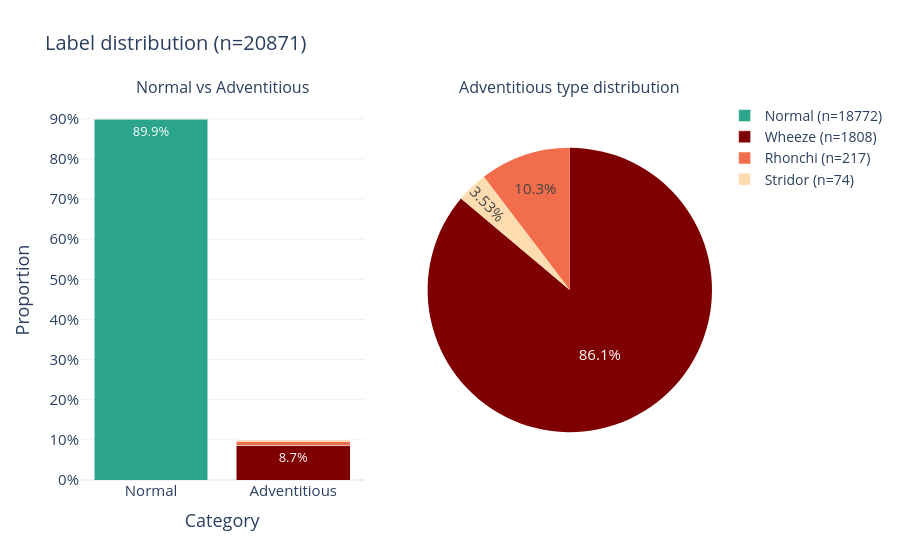

Source (notebook cell):
### Markdown cell above
### 3.2. Label distribution

### Code cell
# --- 1. Preparar datos ---
total_n = len(df)

counts = df.groupby(["category", "label"]).size().reset_index(name="count")
counts["proportion"] = counts["count"] / total_n

adv_counts = (
    df[df["label"] != "Normal"]["label"]
    .value_counts(normalize=True)
    .rename_axis("label")
    .reset_index(name="proportion")
)

adv_order = adv_counts.sort_values("proportion", ascending=False)["label"].tolist()
labels_order = ["Normal"] + adv_order

# --- 2. Paleta temática: verde-azulado para Normal, gradiente cálido (rojo->amarillo claro)
#     para adventicios, del más frecuente (más intenso) al menos frecuente (más claro) ---
n_adv = len(adv_order)
adv_colors = pc.sample_colorscale(
    "OrRd", [1 - 0.8 * (i / max(n_adv - 1, 1)) for i in range(n_adv)]
)
color_map = {"Normal": "#2CA58D"}
color_map.update({lab: c for lab, c in zip(adv_order, adv_colors)})

# --- 3. Crear figura ---
fig = make_subplots(
    rows=1, cols=2,
    subplot_titles=("Normal vs Adventitious", "Adventitious type distribution"),
    specs=[[{"type": "bar"}, {"type": "domain"}]],
)

# --- Subplot 1: barra apilada. Solo mostramos texto si el segmento es >= 4% ---
TEXT_THRESHOLD = 0.04
for lab in labels_order:
    sub = counts[counts["label"] == lab]
    if sub.empty:
        continue
    texts = sub["proportion"].map(lambda p: f"{p:.1%}" if p >= TEXT_THRESHOLD else "")
    fig.add_trace(
        go.Bar(
            x=sub["category"],
            y=sub["proportion"],
            name=f"{lab} (n={sub['count'].sum()})",
            marker_color=color_map[lab],
            legendgroup=lab,
            text=texts,
            textposition="inside",
            textfont=dict(size=13, color="white"),
            hovertemplate=f"{lab}: %{{y:.1%}}<extra></extra>",
        ),
        row=1, col=1
    )

# --- Subplot 2: pie, sin labels, solo % con posicionamiento automático (evita solapes) ---
fig.add_trace(
    go.Pie(
        labels=adv_counts["label"],
        values=adv_counts["proportion"],
        name="Adventitious",
        marker_colors=[color_map[lab] for lab in adv_counts["label"]],
        textinfo="percent",
        textposition="auto",
        showlegend=False,
        sort=False,  # respeta el orden de más a menos que ya trae adv_counts... 
    ),
    row=1, col=2
)
# aseguramos orden más->menos en el pie también
fig.data[-1].labels = adv_order
fig.data[-1].values = [adv_counts.set_index("label").loc[lab, "proportion"] for lab in adv_order]
fig.data[-1].marker.colors = [color_map[lab] for lab in adv_order]

# --- 4. Layout ---
fig.update_layout(
    template="plotly_white",
    barmode="stack",
    title_text=f"Label distribution (n={total_n})",
    showlegend=True,
    legend=dict(traceorder="normal", font=dict(size=14)),
    font=dict(size=15),
    title_font=dict(size=20),
    plot_bgcolor="white",
)
fig.update_annotations(font_size=16)

fig.update_xaxes(
    title_text="Category",
    categoryorder="array",
    categoryarray=["Normal", "Adventitious"],
    row=1, col=1
)
fig.update_yaxes(title_text="Proportion", tickformat=".0%", row=1, col=1)

fig.show()
fig.write_image("assets/filtered/label_distribution.png", scale=5)

### Figure 1 — Plotly figure (JSON) as saved in the notebook; plotly's stock layout.template omitted (floating-point values rounded to 4 significant figures)
{"data": [{"hovertemplate": "Normal: %{y:.1%}<extra></extra>", "legendgroup": "Normal", "marker": {"color": "#2CA58D"}, "name": "Normal (n=18772)", "text": ["89.9%"], "textfont": {"color": "white", "size": 13}, "textposition": "inside", "type": "bar", "x": ["Normal"], "xaxis": "x", "y": [0.8994], "yaxis": "y"}, {"hovertemplate": "Wheeze: %{y:.1%}<extra></extra>", "legendgroup": "Wheeze", "marker": {"color": "rgb(127, 0, 0)"}, "name": "Wheeze (n=1808)", "text": ["8.7%"], "textfont": {"color": "white", "size": 13}, "textposition": "inside", "type": "bar", "x": ["Adventitious"], "xaxis": "x", "y": [0.08663], "yaxis": "y"}, {"hovertemplate": "Rhonchi: %{y:.1%}<extra></extra>", "legendgroup": "Rhonchi", "marker": {"color": "rgb(242, 109, 75)"}, "name": "Rhonchi (n=217)", "text": [""], "textfont": {"color": "white", "size": 13}, "textposition": "inside", "type": "bar", "x": ["Adventitious"], "xaxis": "x", "y": [0.0104], "yaxis": "y"}, {"hovertemplate": "Stridor: %{y:.1%}<extra></extra>", "legendgroup": "Stridor", "marker": {"color": "rgb(253, 220, 175)"}, "name": "Stridor (n=74)", "text": [""], "textfont": {"color": "white", "size": 13}, "textposition": "inside", "type": "bar", "x": ["Adventitious"], "xaxis": "x", "y": [0.003546], "yaxis": "y"}, {"domain": {"x": [0.55, 1], "y": [0, 1]}, "labels": ["Wheeze", "Rhonchi", "Stridor"], "marker": {"colors": ["rgb(127, 0, 0)", "rgb(242, 109, 75)", "rgb(253, 220, 175)"]}, "name": "Adventitious", "showlegend": false, "sort": false, "textinfo": "percent", "textposition": "auto", "type": "pie", "values": [0.8614, 0.1034, 0.03525]}], "layout": {"annotations": [{"font": {"size": 16}, "showarrow": false, "text": "Normal vs Adventitious", "x": 0.225, "xanchor": "center", "xref": "paper", "y": 1, "yanchor": "bottom", "yref": "paper"}, {"font": {"size": 16}, "showarrow": false, "text": "Adventitious type distribution", "x": 0.775, "xanchor": "center", "xref": "paper", "y": 1, "yanchor": "bottom", "yref": "paper"}], "barmode": "stack", "font": {"size": 15}, "legend": {"font": {"size": 14}, "traceorder": "normal"}, "plot_bgcolor": "white", "showlegend": true, "title": {"font": {"size": 20}, "text": "Label distribution (n=20871)"}, "xaxis": {"anchor": "y", "categoryarray": ["Normal", "Adventitious"], "categoryorder": "array", "domain": [0, 0.45], "title": {"text": "Category"}}, "yaxis": {"anchor": "x", "domain": [0, 1], "tickformat": ".0%", "title": {"text": "Proportion"}}}}
